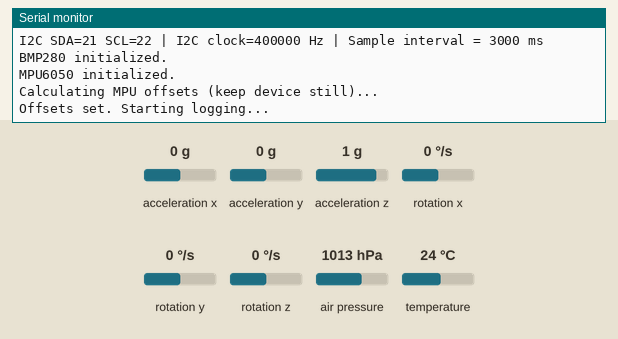
This sketch was run on a simulated ESP32. Parts: the last lines printed to the serial monitor. The inputs (shaded band) are chosen by the test bench; at power-on: acceleration x 0 g, acceleration y 0 g, acceleration z 1 g, rotation z 0 °/s, air pressure 1013 hPa, rotation x 0 °/s, rotation y 0 °/s, temperature 24 °C.

Above: at 2.5 s.
2.6 s: acceleration x set to -1.4 g
At 4.8 s:
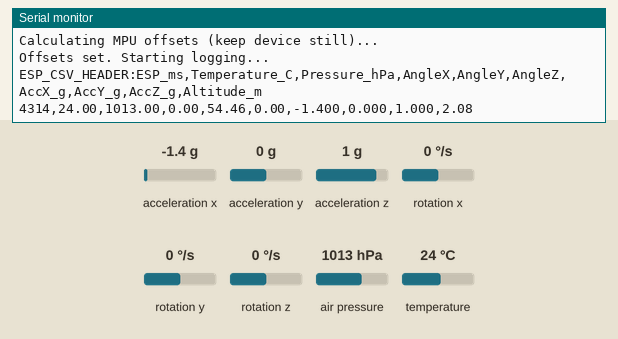
5.8 s: acceleration y set to -1.4 g
7.3 s: acceleration z set to -1.4 g
At 8.3 s:
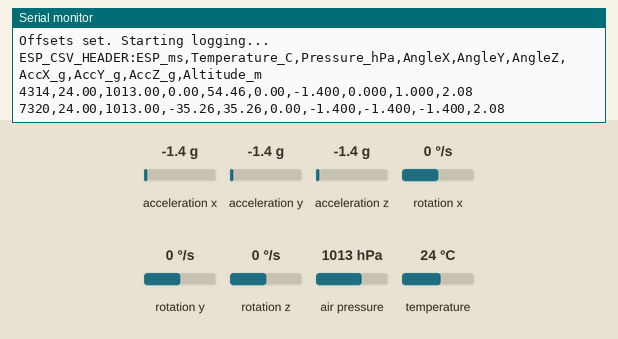
8.8 s: rotation z set to -192 °/s
10.3 s: air pressure set to 952 hPa
At 10.7 s:
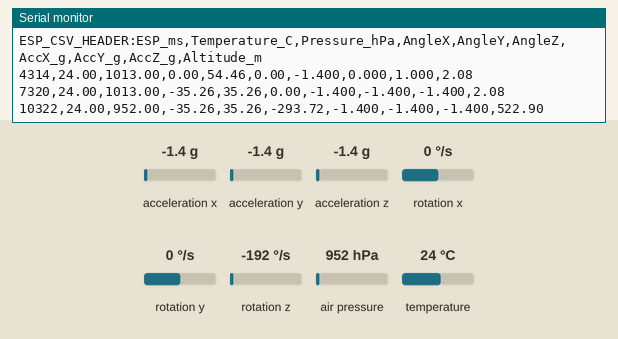

The sketch:

bmp_mpu.ino
```cpp
/*
  ESP32 BMP280 + MPU6050 Serial CSV Logger (fixed)
  - I2C: SDA=21, SCL=22
  - Sets Wire clock once in setup()
  - Initializes BMP280 only once; uses bmp_ok flag to guard reads
  - Minimizes blocking in loop so MPU integration/filter is stable
  - Optional diagnostics: enable DEBUG_PRINT_GYRO to see raw gyro bias
*/

#include <Wire.h>
#include <Adafruit_Sensor.h>
#include <Adafruit_BMP280.h>
#include <MPU6050_light.h>

#define SDA_PIN 21
#define SCL_PIN 22
#define I2C_FREQ 400000UL         // try 400kHz; switch to 100000UL if device doesn't support
#define BMP_I2C_ADDR 0x76        // change to 0x77 if needed
#define SEALEVELPRESSURE_HPA 1013.25F
#define SERIAL_BAUD 115200
#define SAMPLE_INTERVAL_MS 3000UL   // sample period (ms)

Adafruit_BMP280 bmp; // BMP280 (no humidity)
MPU6050 mpu(Wire);

unsigned long lastSample = 0;
bool headerPrinted = false;
bool bmp_ok = false;

// Uncomment to print raw gyro values for diagnostics
// #define DEBUG_PRINT_GYRO

void setup() {
  Serial.begin(SERIAL_BAUD);
  while (!Serial) { delay(10); }
  delay(100);

  // Initialize I2C and set clock BEFORE device init
  Wire.begin(SDA_PIN, SCL_PIN);
  Wire.setClock(I2C_FREQ);

  Serial.println();
  Serial.println("=== ESP32 BMP280 + MPU6050 Serial CSV Logger (fixed) ===");
  Serial.printf("I2C SDA=%d SCL=%d | I2C clock=%lu Hz | Sample interval = %lu ms\n",
                SDA_PIN, SCL_PIN, I2C_FREQ, SAMPLE_INTERVAL_MS);

  // Initialize BMP280 ONCE
  bmp_ok = bmp.begin(BMP_I2C_ADDR);
  if (!bmp_ok) {
    Serial.printf("Warning: BMP280 not found at 0x%02X. Temperature/pressure/altitude will be 0.\n", BMP_I2C_ADDR);
  } else {
    Serial.println("BMP280 initialized.");
  }

  // Initialize MPU6050
  byte status = mpu.begin();
  if (status == 0) {
    Serial.println("MPU6050 initialized.");
  } else {
    Serial.printf("Warning: MPU6050 init returned status %u. Angles/accel may be invalid.\n", status);
  }

  // Calculate offsets for MPU. Increase samples for better stability.
  // mpu.calcOffsets(samples, autocalibrate) — many builds support these args
  // If your library version doesn't accept args, it will use defaults.
  delay(200);
  Serial.println("Calculating MPU offsets (keep device still)...");
  #ifdef MPU6050_LIGHT_H
    // try to call with more samples if available (safe fallback)
    // typical signature: calcOffsets(int loops = 1000, bool readCalibrate = true)
    mpu.calcOffsets(); // default; if you have overloads, you can use mpu.calcOffsets(1000, true);
  #else
    mpu.calcOffsets();
  #endif
  Serial.println("Offsets set. Starting logging...");

  lastSample = millis();
}

void printHeaderIfNeeded() {
  if (!headerPrinted) {
    Serial.println("ESP_CSV_HEADER:ESP_ms,Temperature_C,Pressure_hPa,AngleX,AngleY,AngleZ,AccX_g,AccY_g,AccZ_g,Altitude_m");
    headerPrinted = true;
  }
}

void loop() {
  unsigned long now = millis();

  // Keep update cycles frequent and predictable to avoid integration bias.
  // We call mpu.update() every loop to let it integrate with good dt values.
  mpu.update();

  // Do sampling at SAMPLE_INTERVAL_MS for BMP readings + CSV output
  if (now - lastSample >= SAMPLE_INTERVAL_MS) {
    lastSample = now;

    printHeaderIfNeeded();

    // Read BMP values (no re-init). If bmp_ok is false we'll leave values zero.
    float temperature = 0.0f;
    float pressure = 0.0f;
    float altitude = 0.0f;
    if (bmp_ok) {
      // These are relatively quick reads; avoid heavy processing here.
      temperature = bmp.readTemperature();                 // °C
      pressure = bmp.readPressure() / 100.0F;              // Pa -> hPa
      altitude = bmp.readAltitude(SEALEVELPRESSURE_HPA);   // m
    }

    // Read MPU values AFTER mpu.update()
    float angleX = mpu.getAngleX();
    float angleY = mpu.getAngleY();
    float angleZ = mpu.getAngleZ();
    float accX = mpu.getAccX();
    float accY = mpu.getAccY();
    float accZ = mpu.getAccZ();

    // Optional diagnostic print of raw gyro bias (uncomment define above)
    #ifdef DEBUG_PRINT_GYRO
      Serial.printf("Gyro (raw) X: %.4f Y: %.4f Z: %.4f\n", mpu.getGyroX(), mpu.getGyroY(), mpu.getGyroZ());
    #endif

    // CSV output (ESP_ms,Temperature_C,Pressure_hPa,AngleX,AngleY,AngleZ,AccX_g,AccY_g,AccZ_g,Altitude_m)
    Serial.print(now); Serial.print(',');
    Serial.print(temperature, 2); Serial.print(',');
    Serial.print(pressure, 2); Serial.print(',');
    Serial.print(angleX, 2); Serial.print(',');
    Serial.print(angleY, 2); Serial.print(',');
    Serial.print(angleZ, 2); Serial.print(',');
    Serial.print(accX, 3); Serial.print(',');
    Serial.print(accY, 3); Serial.print(',');
    Serial.print(accZ, 3); Serial.print(',');
    Serial.println(altitude, 2);
  }

  // Small short sleep to yield; keep it tiny so mpu.update() is called frequently
  delay(5);
}
```

Measured:
- after the input at 2.6 s, the serial monitor: prints a new line after 1.7 s (image 1)
- after the input at 7.3 s, the serial monitor: prints a new line at once (image 2)
- after the input at 10.3 s, the serial monitor: prints a new line at once (image 3)
